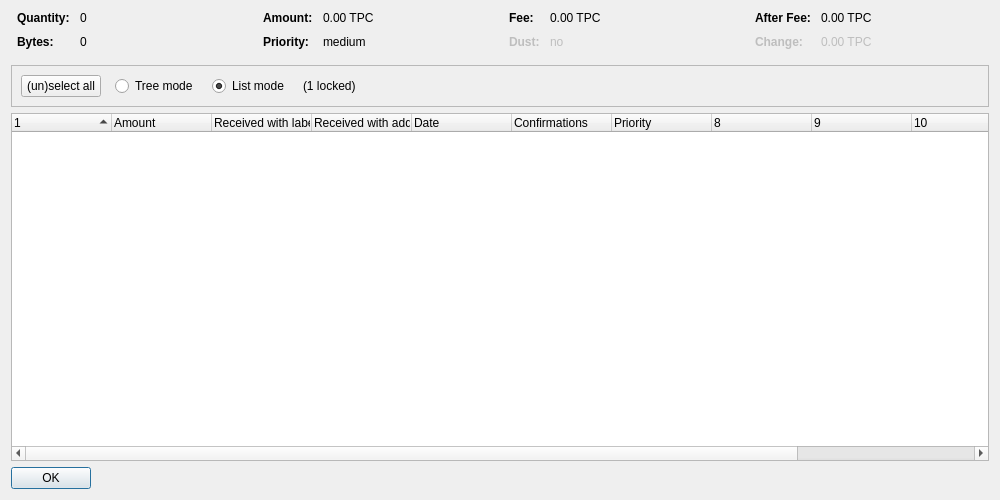
<?xml version="1.0" encoding="UTF-8"?>
<ui version="4.0">
 <class>CoinControlDialog</class>
 <widget class="QDialog" name="CoinControlDialog">
  <property name="geometry">
   <rect>
    <x>0</x>
    <y>0</y>
    <width>1000</width>
    <height>500</height>
   </rect>
  </property>
  <property name="windowTitle">
   <string>Coin Selection</string>
  </property>
  <layout class="QVBoxLayout" name="verticalLayout">
   <item>
    <layout class="QHBoxLayout" name="horizontalLayoutTop" stretch="0,0,0,0">
     <property name="topMargin">
      <number>0</number>
     </property>
     <property name="bottomMargin">
      <number>10</number>
     </property>
     <item>
      <layout class="QFormLayout" name="formLayoutCoinControl1">
       <property name="horizontalSpacing">
        <number>10</number>
       </property>
       <property name="verticalSpacing">
        <number>10</number>
       </property>
       <property name="leftMargin">
        <number>6</number>
       </property>
       <property name="rightMargin">
        <number>6</number>
       </property>
       <item row="0" column="0">
        <widget class="QLabel" name="labelCoinControlQuantityText">
         <property name="font">
          <font>
           <weight>75</weight>
           <bold>true</bold>
          </font>
         </property>
         <property name="text">
          <string>Quantity:</string>
         </property>
        </widget>
       </item>
       <item row="0" column="1">
        <widget class="QLabel" name="labelCoinControlQuantity">
         <property name="cursor">
          <cursorShape>IBeamCursor</cursorShape>
         </property>
         <property name="contextMenuPolicy">
          <enum>Qt::ActionsContextMenu</enum>
         </property>
         <property name="text">
          <string notr="true">0</string>
         </property>
         <property name="textInteractionFlags">
          <set>Qt::LinksAccessibleByMouse|Qt::TextSelectableByKeyboard|Qt::TextSelectableByMouse</set>
         </property>
        </widget>
       </item>
       <item row="1" column="0">
        <widget class="QLabel" name="labelCoinControlBytesText">
         <property name="font">
          <font>
           <weight>75</weight>
           <bold>true</bold>
          </font>
         </property>
         <property name="text">
          <string>Bytes:</string>
         </property>
        </widget>
       </item>
       <item row="1" column="1">
        <widget class="QLabel" name="labelCoinControlBytes">
         <property name="cursor">
          <cursorShape>IBeamCursor</cursorShape>
         </property>
         <property name="contextMenuPolicy">
          <enum>Qt::ActionsContextMenu</enum>
         </property>
         <property name="text">
          <string notr="true">0</string>
         </property>
         <property name="textInteractionFlags">
          <set>Qt::LinksAccessibleByMouse|Qt::TextSelectableByKeyboard|Qt::TextSelectableByMouse</set>
         </property>
        </widget>
       </item>
      </layout>
     </item>
     <item>
      <layout class="QFormLayout" name="formLayoutCoinControl2">
       <property name="horizontalSpacing">
        <number>10</number>
       </property>
       <property name="verticalSpacing">
        <number>10</number>
       </property>
       <property name="leftMargin">
        <number>6</number>
       </property>
       <property name="rightMargin">
        <number>6</number>
       </property>
       <item row="0" column="0">
        <widget class="QLabel" name="labelCoinControlAmountText">
         <property name="font">
          <font>
           <weight>75</weight>
           <bold>true</bold>
          </font>
         </property>
         <property name="text">
          <string>Amount:</string>
         </property>
        </widget>
       </item>
       <item row="0" column="1">
        <widget class="QLabel" name="labelCoinControlAmount">
         <property name="cursor">
          <cursorShape>IBeamCursor</cursorShape>
         </property>
         <property name="contextMenuPolicy">
          <enum>Qt::ActionsContextMenu</enum>
         </property>
         <property name="text">
          <string notr="true">0.00 TPC</string>
         </property>
         <property name="textInteractionFlags">
          <set>Qt::LinksAccessibleByMouse|Qt::TextSelectableByKeyboard|Qt::TextSelectableByMouse</set>
         </property>
        </widget>
       </item>
       <item row="1" column="0">
        <widget class="QLabel" name="labelCoinControlPriorityText">
         <property name="font">
          <font>
           <weight>75</weight>
           <bold>true</bold>
          </font>
         </property>
         <property name="text">
          <string>Priority:</string>
         </property>
        </widget>
       </item>
       <item row="1" column="1">
        <widget class="QLabel" name="labelCoinControlPriority">
         <property name="cursor">
          <cursorShape>IBeamCursor</cursorShape>
         </property>
         <property name="contextMenuPolicy">
          <enum>Qt::ActionsContextMenu</enum>
         </property>
         <property name="text">
          <string notr="true">medium</string>
         </property>
         <property name="textInteractionFlags">
          <set>Qt::LinksAccessibleByMouse|Qt::TextSelectableByKeyboard|Qt::TextSelectableByMouse</set>
         </property>
        </widget>
       </item>
      </layout>
     </item>
     <item>
      <layout class="QFormLayout" name="formLayoutCoinControl3">
       <property name="horizontalSpacing">
        <number>10</number>
       </property>
       <property name="verticalSpacing">
        <number>10</number>
       </property>
       <property name="leftMargin">
        <number>6</number>
       </property>
       <property name="rightMargin">
        <number>6</number>
       </property>
       <item row="0" column="0">
        <widget class="QLabel" name="labelCoinControlFeeText">
         <property name="font">
          <font>
           <weight>75</weight>
           <bold>true</bold>
          </font>
         </property>
         <property name="text">
          <string>Fee:</string>
         </property>
        </widget>
       </item>
       <item row="0" column="1">
        <widget class="QLabel" name="labelCoinControlFee">
         <property name="cursor">
          <cursorShape>IBeamCursor</cursorShape>
         </property>
         <property name="contextMenuPolicy">
          <enum>Qt::ActionsContextMenu</enum>
         </property>
         <property name="text">
          <string notr="true">0.00 TPC</string>
         </property>
         <property name="textInteractionFlags">
          <set>Qt::LinksAccessibleByMouse|Qt::TextSelectableByKeyboard|Qt::TextSelectableByMouse</set>
         </property>
        </widget>
       </item>
       <item row="1" column="0">
        <widget class="QLabel" name="labelCoinControlLowOutputText">
         <property name="enabled">
          <bool>false</bool>
         </property>
         <property name="font">
          <font>
           <weight>75</weight>
           <bold>true</bold>
          </font>
         </property>
         <property name="text">
          <string>Dust:</string>
         </property>
        </widget>
       </item>
       <item row="1" column="1">
        <widget class="QLabel" name="labelCoinControlLowOutput">
         <property name="enabled">
          <bool>false</bool>
         </property>
         <property name="cursor">
          <cursorShape>IBeamCursor</cursorShape>
         </property>
         <property name="contextMenuPolicy">
          <enum>Qt::ActionsContextMenu</enum>
         </property>
         <property name="text">
          <string notr="true">no</string>
         </property>
         <property name="textInteractionFlags">
          <set>Qt::LinksAccessibleByMouse|Qt::TextSelectableByKeyboard|Qt::TextSelectableByMouse</set>
         </property>
        </widget>
       </item>
      </layout>
     </item>
     <item>
      <layout class="QFormLayout" name="formLayoutCoinControl4">
       <property name="horizontalSpacing">
        <number>10</number>
       </property>
       <property name="verticalSpacing">
        <number>10</number>
       </property>
       <property name="leftMargin">
        <number>6</number>
       </property>
       <property name="rightMargin">
        <number>6</number>
       </property>
       <item row="0" column="0">
        <widget class="QLabel" name="labelCoinControlAfterFeeText">
         <property name="font">
          <font>
           <weight>75</weight>
           <bold>true</bold>
          </font>
         </property>
         <property name="text">
          <string>After Fee:</string>
         </property>
        </widget>
       </item>
       <item row="0" column="1">
        <widget class="QLabel" name="labelCoinControlAfterFee">
         <property name="cursor">
          <cursorShape>IBeamCursor</cursorShape>
         </property>
         <property name="contextMenuPolicy">
          <enum>Qt::ActionsContextMenu</enum>
         </property>
         <property name="text">
          <string notr="true">0.00 TPC</string>
         </property>
         <property name="textInteractionFlags">
          <set>Qt::LinksAccessibleByMouse|Qt::TextSelectableByKeyboard|Qt::TextSelectableByMouse</set>
         </property>
        </widget>
       </item>
       <item row="1" column="0">
        <widget class="QLabel" name="labelCoinControlChangeText">
         <property name="enabled">
          <bool>false</bool>
         </property>
         <property name="font">
          <font>
           <weight>75</weight>
           <bold>true</bold>
          </font>
         </property>
         <property name="text">
          <string>Change:</string>
         </property>
        </widget>
       </item>
       <item row="1" column="1">
        <widget class="QLabel" name="labelCoinControlChange">
         <property name="enabled">
          <bool>false</bool>
         </property>
         <property name="cursor">
          <cursorShape>IBeamCursor</cursorShape>
         </property>
         <property name="contextMenuPolicy">
          <enum>Qt::ActionsContextMenu</enum>
         </property>
         <property name="text">
          <string notr="true">0.00 TPC</string>
         </property>
         <property name="textInteractionFlags">
          <set>Qt::LinksAccessibleByMouse|Qt::TextSelectableByKeyboard|Qt::TextSelectableByMouse</set>
         </property>
        </widget>
       </item>
      </layout>
     </item>
    </layout>
   </item>
   <item>
    <widget class="QFrame" name="frame">
     <property name="minimumSize">
      <size>
       <width>0</width>
       <height>40</height>
      </size>
     </property>
     <property name="frameShape">
      <enum>QFrame::StyledPanel</enum>
     </property>
     <property name="frameShadow">
      <enum>QFrame::Sunken</enum>
     </property>
     <layout class="QHBoxLayout" name="horizontalLayout">
      <item>
       <layout class="QHBoxLayout" name="horizontalLayoutPanel" stretch="0,0,0,0,0">
        <property name="spacing">
         <number>14</number>
        </property>
        <item>
         <widget class="QPushButton" name="pushButtonSelectAll">
          <property name="sizePolicy">
           <sizepolicy hsizetype="Maximum" vsizetype="Fixed">
            <horstretch>0</horstretch>
            <verstretch>0</verstretch>
           </sizepolicy>
          </property>
          <property name="text">
           <string>(un)select all</string>
          </property>
          <property name="autoDefault">
           <bool>false</bool>
          </property>
         </widget>
        </item>
        <item>
         <widget class="QRadioButton" name="radioTreeMode">
          <property name="sizePolicy">
           <sizepolicy hsizetype="Maximum" vsizetype="Fixed">
            <horstretch>0</horstretch>
            <verstretch>0</verstretch>
           </sizepolicy>
          </property>
          <property name="text">
           <string>Tree mode</string>
          </property>
         </widget>
        </item>
        <item>
         <widget class="QRadioButton" name="radioListMode">
          <property name="sizePolicy">
           <sizepolicy hsizetype="Maximum" vsizetype="Fixed">
            <horstretch>0</horstretch>
            <verstretch>0</verstretch>
           </sizepolicy>
          </property>
          <property name="text">
           <string>List mode</string>
          </property>
          <property name="checked">
           <bool>true</bool>
          </property>
         </widget>
        </item>
        <item>
         <widget class="QLabel" name="labelLocked">
          <property name="text">
           <string notr="true">(1 locked)</string>
          </property>
         </widget>
        </item>
        <item>
         <spacer name="horizontalSpacer">
          <property name="orientation">
           <enum>Qt::Horizontal</enum>
          </property>
          <property name="sizeHint" stdset="0">
           <size>
            <width>40</width>
            <height>20</height>
           </size>
          </property>
         </spacer>
        </item>
       </layout>
      </item>
     </layout>
    </widget>
   </item>
   <item>
    <widget class="CoinControlTreeWidget" name="treeWidget">
     <property name="contextMenuPolicy">
      <enum>Qt::CustomContextMenu</enum>
     </property>
     <property name="sortingEnabled">
      <bool>false</bool>
     </property>
     <property name="columnCount">
      <number>12</number>
     </property>
     <attribute name="headerShowSortIndicator" stdset="0">
      <bool>true</bool>
     </attribute>
     <attribute name="headerStretchLastSection">
      <bool>false</bool>
     </attribute>
     <column>
      <property name="text">
       <string/>
      </property>
     </column>
     <column>
      <property name="text">
       <string>Amount</string>
      </property>
     </column>
     <column>
      <property name="text">
       <string>Received with label</string>
      </property>
     </column>
     <column>
      <property name="text">
       <string>Received with address</string>
      </property>
     </column>
     <column>
      <property name="text">
       <string>Date</string>
      </property>
     </column>
     <column>
      <property name="text">
       <string>Confirmations</string>
      </property>
      <property name="toolTip">
       <string>Confirmed</string>
      </property>
     </column>
     <column>
      <property name="text">
       <string>Priority</string>
      </property>
     </column>
     <column>
      <property name="text">
       <string/>
      </property>
     </column>
     <column>
      <property name="text">
       <string/>
      </property>
     </column>
     <column>
      <property name="text">
       <string/>
      </property>
     </column>
     <column>
      <property name="text">
       <string/>
      </property>
     </column>
     <column>
      <property name="text">
       <string/>
      </property>
     </column>
    </widget>
   </item>
   <item>
    <widget class="QDialogButtonBox" name="buttonBox">
     <property name="sizePolicy">
      <sizepolicy hsizetype="Maximum" vsizetype="Fixed">
       <horstretch>0</horstretch>
       <verstretch>0</verstretch>
      </sizepolicy>
     </property>
     <property name="orientation">
      <enum>Qt::Horizontal</enum>
     </property>
     <property name="standardButtons">
      <set>QDialogButtonBox::Ok</set>
     </property>
    </widget>
   </item>
  </layout>
 </widget>
 <customwidgets>
  <customwidget>
   <class>CoinControlTreeWidget</class>
   <extends>QTreeWidget</extends>
   <header>coincontroltreewidget.h</header>
  </customwidget>
 </customwidgets>
 <resources/>
 <connections/>
</ui>
